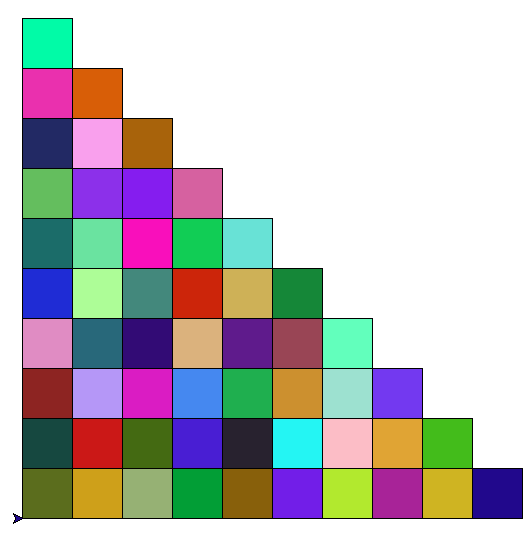

Write the Python code that produced this figure.
"""
   彩色格子台阶.py
"""
import turtle
from random import random

turtle.speed(0)
turtle.penup()                    # 抬笔
turtle.goto(-200,250)             # 坐标定位
turtle.delay(0)                   # 延时为0毫秒 
turtle.pendown()                  # 落笔

for x in range(1,11):
    
    for y in range(x):
        r = random()              # 产生0到1之间的小数
        g = random()
        b = random()
        turtle.fillcolor(r,g,b)   # 设定填充颜色
        
        turtle.begin_fill()       # 开始填充
        for _ in range(4):
            turtle.fd(50)
            turtle.rt(90)
        turtle.end_fill()         # 结束填充
        
        turtle.fd(50)
        
    turtle.bk(50* x )             # 倒退
    y = turtle.ycor() - 50        # 把海龟的y坐标减50
    turtle.sety(y)                # 设定海龟的y坐标
turtle.done()
